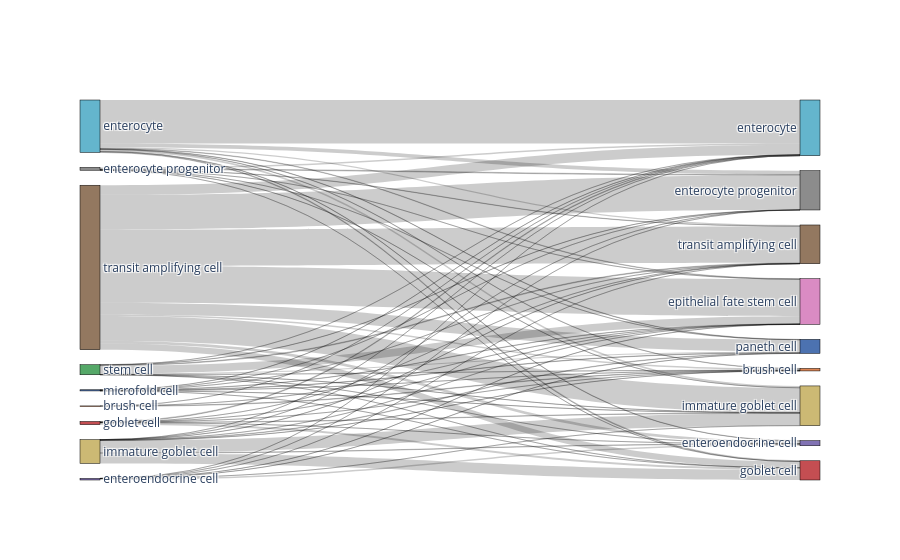
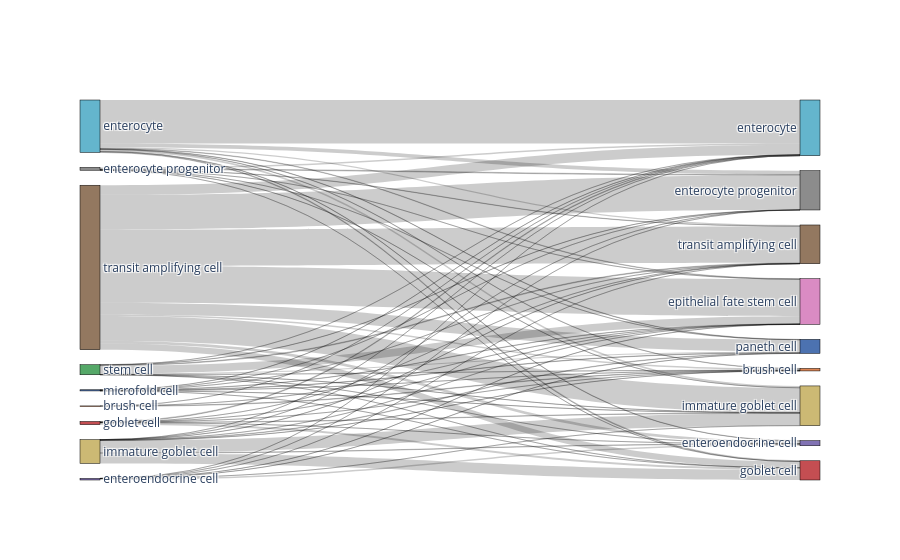

The notebook cell saved with these charts, in order:
### Code cell
%matplotlib inline

bc.tl.report(
    adata_pred=adata_predicted,
    celltype=celltype_test, 
    method=method, 
    analysis_name=analysis_name,
    train_datasets = adata_trains,
    test_dataset = adata_orig,
    merge = merge,
    name_prediction='auto_annot', 
    name_report='auto_annot', 
    use_raw=use_raw,
    remove_nonshared=True, 
    clustering='leiden', 
    asymmetric_matrix=True, 
    delimiter='\t', 
    verbose=True
)

### Figure 1 — Plotly figure (JSON) as saved in the notebook; plotly's stock layout.template omitted (floating-point values rounded to 4 significant figures)
{"data": [{"link": {"source": [8, 8, 8, 8, 8, 8, 8, 8, 8, 2, 2, 2, 2, 2, 2, 2, 1, 1, 1, 1, 1, 1, 1, 1, 1, 5, 5, 5, 5, 5, 5, 5, 5, 5, 0, 0, 0, 4, 4, 4, 4, 4, 4, 4, 7, 7, 7, 7, 7, 7, 7, 7, 7, 3, 3, 3, 3, 3, 3, 3, 6, 6, 6, 6, 6, 6, 6, 6], "target": [15, 10, 11, 16, 12, 17, 9, 14, 13, 15, 10, 11, 16, 17, 14, 13, 15, 10, 11, 16, 12, 17, 9, 14, 13, 15, 10, 11, 16, 12, 17, 9, 14, 13, 10, 9, 13, 15, 10, 12, 17, 9, 14, 13, 15, 10, 11, 16, 12, 17, 9, 14, 13, 15, 10, 11, 16, 12, 17, 13, 15, 10, 11, 16, 17, 9, 14, 13], "value": [4408, 1705, 6133, 2078, 489, 6459, 259, 1090, 6545, 21, 263, 128, 5, 57, 14, 11, 318, 7719, 667, 65, 59, 192, 54, 138, 83, 2183, 2, 4, 78, 68, 24, 12, 1815, 32, 1, 96, 1, 72, 136, 1, 1, 2, 348, 1, 17, 20, 25, 183, 22, 129, 13, 2, 1370, 2, 1, 1, 6, 265, 1, 1, 23, 29, 7, 71, 6, 14, 5, 52]}, "node": {"color": ["#dd8452", "#64b5cd", "#8c8c8c", "#8172b3", "#c44e52", "#ccb974", "#4c72b0", "#55a868", "#937860", "#dd8452", "#64b5cd", "#8c8c8c", "#8172b3", "#da8bc3", "#c44e52", "#ccb974", "#4c72b0", "#937860"], "label": ["brush cell", "enterocyte", "enterocyte progenitor", "enteroendocrine cell", "goblet cell", "immature goblet cell", "microfold cell", "stem cell", "transit amplifying cell", "brush cell", "enterocyte", "enterocyte progenitor", "enteroendocrine cell", "epithelial fate stem cell", "goblet cell", "immature goblet cell", "paneth cell", "transit amplifying cell"], "line": {"color": "black", "width": 0.5}, "pad": 15, "thickness": 20}, "type": "sankey"}], "layout": {}}

### Figure 2 — Plotly figure (JSON) as saved in the notebook; plotly's stock layout.template omitted (floating-point values rounded to 4 significant figures)
{"data": [{"link": {"source": [8, 8, 8, 8, 8, 8, 8, 8, 8, 2, 2, 2, 2, 2, 2, 2, 1, 1, 1, 1, 1, 1, 1, 1, 1, 5, 5, 5, 5, 5, 5, 5, 5, 5, 0, 0, 0, 4, 4, 4, 4, 4, 4, 4, 7, 7, 7, 7, 7, 7, 7, 7, 7, 3, 3, 3, 3, 3, 3, 3, 6, 6, 6, 6, 6, 6, 6, 6], "target": [15, 10, 11, 16, 12, 17, 9, 14, 13, 15, 10, 11, 16, 17, 14, 13, 15, 10, 11, 16, 12, 17, 9, 14, 13, 15, 10, 11, 16, 12, 17, 9, 14, 13, 10, 9, 13, 15, 10, 12, 17, 9, 14, 13, 15, 10, 11, 16, 12, 17, 9, 14, 13, 15, 10, 11, 16, 12, 17, 13, 15, 10, 11, 16, 17, 9, 14, 13], "value": [4408, 1705, 6133, 2078, 489, 6459, 259, 1090, 6545, 21, 263, 128, 5, 57, 14, 11, 318, 7719, 667, 65, 59, 192, 54, 138, 83, 2183, 2, 4, 78, 68, 24, 12, 1815, 32, 1, 96, 1, 72, 136, 1, 1, 2, 348, 1, 17, 20, 25, 183, 22, 129, 13, 2, 1370, 2, 1, 1, 6, 265, 1, 1, 23, 29, 7, 71, 6, 14, 5, 52]}, "node": {"color": ["#dd8452", "#64b5cd", "#8c8c8c", "#8172b3", "#c44e52", "#ccb974", "#4c72b0", "#55a868", "#937860", "#dd8452", "#64b5cd", "#8c8c8c", "#8172b3", "#da8bc3", "#c44e52", "#ccb974", "#4c72b0", "#937860"], "label": ["brush cell", "enterocyte", "enterocyte progenitor", "enteroendocrine cell", "goblet cell", "immature goblet cell", "microfold cell", "stem cell", "transit amplifying cell", "brush cell", "enterocyte", "enterocyte progenitor", "enteroendocrine cell", "epithelial fate stem cell", "goblet cell", "immature goblet cell", "paneth cell", "transit amplifying cell"], "line": {"color": "black", "width": 0.5}, "pad": 15, "thickness": 20}, "type": "sankey"}], "layout": {}}
